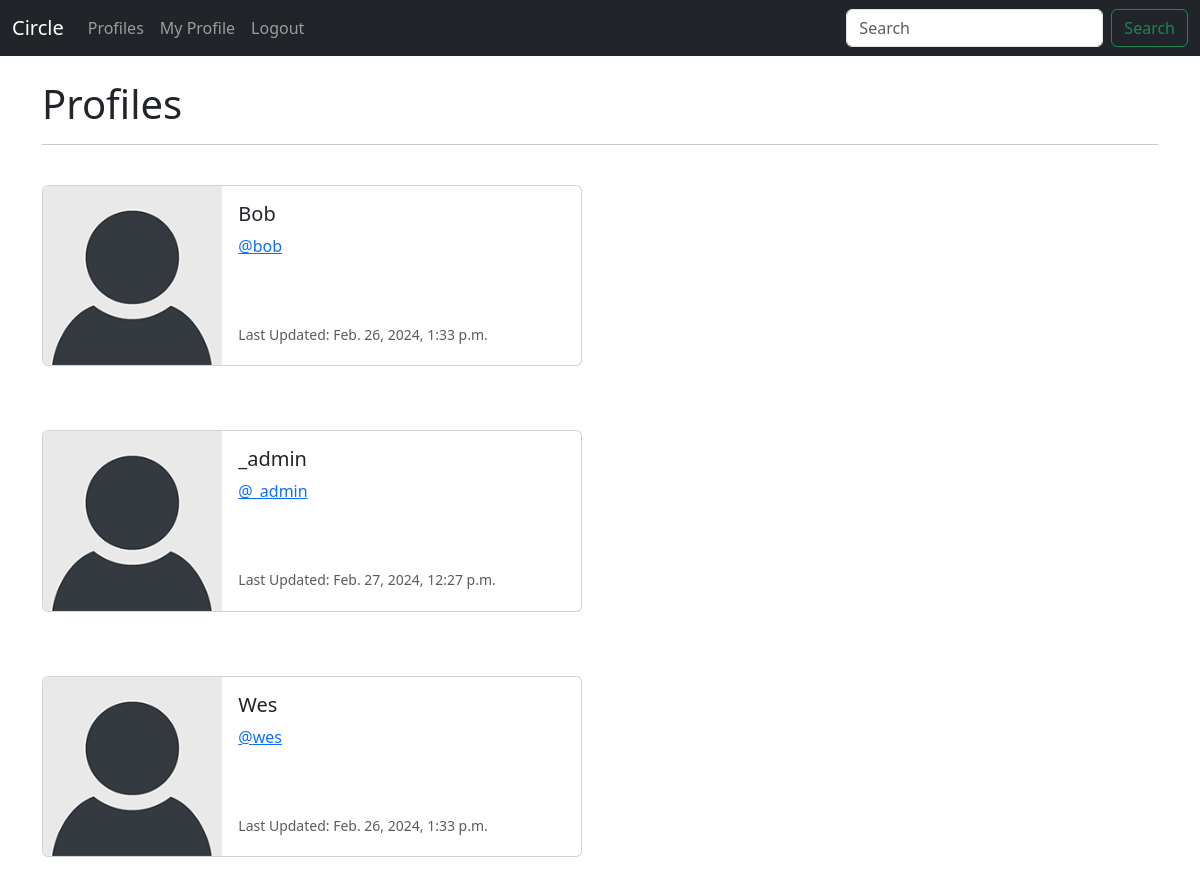
Page /profile_list/ (signed in) on the earlier database version.
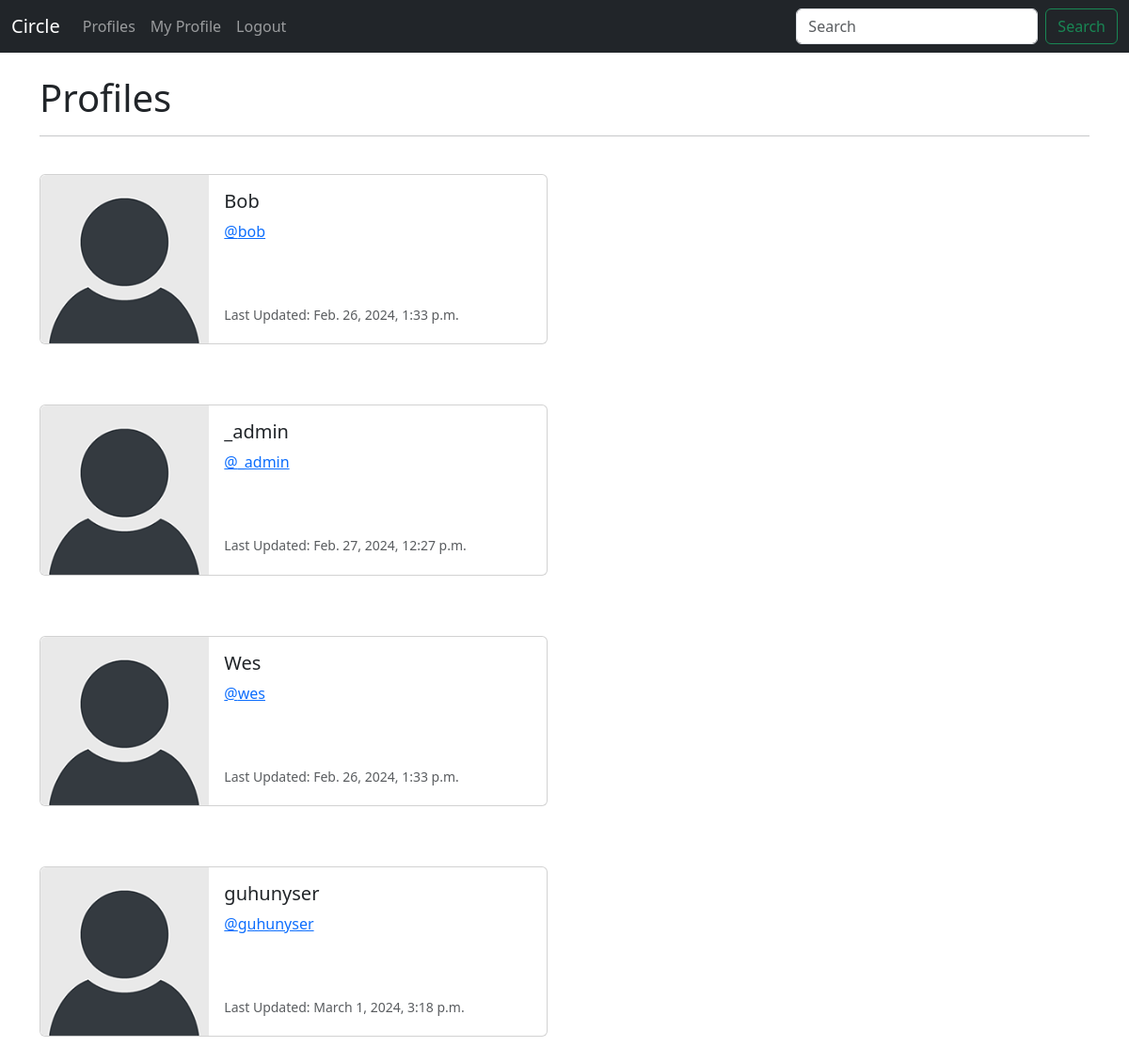
Same page on the later database version.
### circle/models.py (models this page shows, shortened)
class Profile(models.Model):
    user = models.OneToOneField( User, on_delete=models.CASCADE)
    follows = models.ManyToManyField("self",
        related_name="followed_by",
        symmetrical=False,
        blank=True)
    date_modified = models.DateTimeField(User, auto_now=True)

### circle/views.py (the view)
# urls.py: path('profile_list/', views.profile_list, name='profile_list'),
def profile_list(request):
    if request.user.is_authenticated:
        profiles = Profile.objects.exclude(user=request.user)
        return render(request, 'profile_list.html', {"profiles":profiles} )
    else:
        messages.success(request, ("You must be logged in to View Page..."))
        return redirect('home')

### circle/templates/profile_list.html
{% extends 'base.html' %}
{% load static %}
{% block content %}
<h1>Profiles</h1>
<hr/>
<br/>
{% if profiles %}
   {% for profile in profiles %}
   <div class="card mb-3" style="max-width: 540px;">
    <div class="row g-0">
      <div class="col-md-4">
        <img src="{% static 'images/default_profile_pic.png' %}" class="img-fluid rounded-start" alt="Profile Image">
      </div>
      <div class="col-md-8">
        <div class="card-body">
          <h5 class="card-title">{{ profile.user.username }}</h5>
          <p class="card-text"><a href="{% url 'profile' profile.user.id %}">@{{ profile.user.username | lower}}</a></a></p><br/><br/>
          <p class="card-text"><small class="text-body-secondary">Last Updated: {{ profile.date_modified }}
        </small></p>
        </div>
      </div>
    </div>
  </div>
  <br/>
  <br/>
   {% endfor %}
{% endif %}
{% endblock %}

### circle/templates/base.html (shortened to what this page needs)
<!doctype html>
<html lang="en">
  <head>
    <link href="https://cdn.jsdelivr.net/npm/bootstrap@5.3.3/dist/css/bootstrap.min.css" rel="stylesheet">
  </head>
  <body>
    {% include 'navbar.html' %}
    <div class="container">
      <br/>
        {% block content %}
        {% endblock %}
    </div>
  </body>
</html>

### circle/templates/navbar.html (shortened to what this page needs)
<nav class="navbar navbar-expand-lg navbar-dark bg-dark">
    <div class="container-fluid">
      <a class="navbar-brand" href="{% url 'home' %}">Circle</a>
      <div class="collapse navbar-collapse" id="navbarSupportedContent">
        <ul class="navbar-nav me-auto mb-2 mb-lg-0">
          <li class="nav-item">
            <a class="nav-link" href="{% url 'profile_list' %}">Profiles</a>
          </li>
          {% if user.is_authenticated %}
          <li class="nav-item">
              <a class="nav-link" href="{% url 'profile' request.user.id %}">My Profile</a>
          </li>
          <li class="nav-item">
            <a class="nav-link" href="{% url 'logout' %}">Logout</a>
        </li>
          {% endif %}
        </ul>
        <form class="d-flex" role="search">
          <input class="form-control me-2" type="search" placeholder="Search" aria-label="Search">
          <button class="btn btn-outline-success" type="submit">Search</button>
        </form>
      </div>
    </div>
  </nav>

Differences in the rows shown:
added Profile: user.username "guhunyser", date_modified "March 1, 2024, 3:18 p.m."
